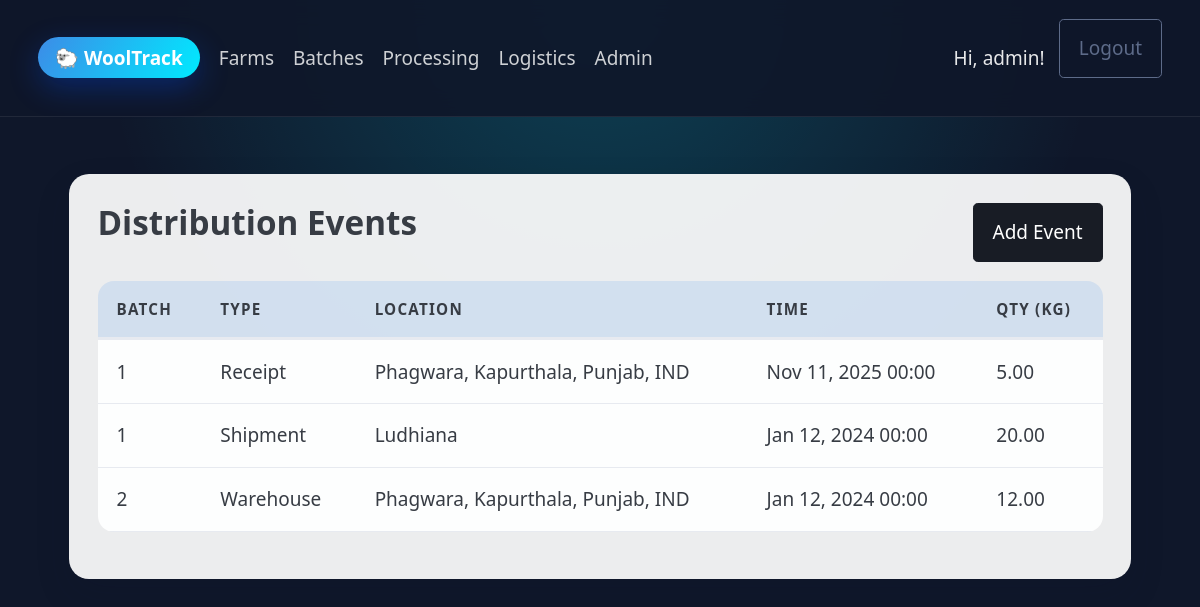
Screenshot of /logistics/ (signed in) with the database file from the repository.
### logistics/models.py (models this page shows, shortened)
class DistributionEvent(models.Model):
    class EventType(models.TextChoices):
        SHIPMENT = "SHIPMENT", "Shipment"
        RECEIPT = "RECEIPT", "Receipt"
        WAREHOUSE = "WAREHOUSE", "Warehouse"
        RETAIL = "RETAIL", "Retail"
    batch = models.ForeignKey("batches.WoolBatch", on_delete=models.CASCADE, related_name="distribution_events")
    event_type = models.CharField(max_length=20, choices=EventType.choices)
    location = models.CharField(max_length=255)
    timestamp = models.DateTimeField()
    quantity_kg = models.DecimalField(max_digits=10, decimal_places=2)
    notes = models.TextField(blank=True)
    class Meta:
        ordering = ["-timestamp"]

### batches/models.py (models this page shows, shortened)
class WoolBatch(models.Model):
    class BatchStatus(models.TextChoices):
        CREATED = "CREATED", "Created"
        IN_PROCESS = "IN_PROCESS", "In Process"
        PROCESSED = "PROCESSED", "Processed"
        DISTRIBUTING = "DISTRIBUTING", "Distributing"
        DELIVERED = "DELIVERED", "Delivered"
    batch_id = models.CharField(max_length=50, unique=True)
    farm = models.ForeignKey("farms.Farm", on_delete=models.CASCADE, related_name="batches")
    shear_date = models.DateField()
    weight_kg = models.DecimalField(max_digits=10, decimal_places=2)
    quality_grade = models.CharField(max_length=50)
    status = models.CharField(max_length=20, choices=BatchStatus.choices, default=BatchStatus.CREATED)
    current_location = models.CharField(max_length=255, blank=True)
    created_at = models.DateTimeField(auto_now_add=True)
    class Meta:
        ordering = ["-created_at"]

### logistics/views.py (the view)
# urls.py: path('', views.event_list, name='event_list'),
@login_required
def event_list(request):
    events = DistributionEvent.objects.select_related("batch").all()
    return render(request, "logistics/event_list.html", {"events": events})

### templates/logistics/event_list.html (shortened to what this page needs)
{% extends 'base.html' %}
{% block content %}
<section class="panel">
  <div class="panel-header">
    <h2>Distribution Events</h2>
    {% if user.is_staff %}
    <a role="button" class="contrast" href="/logistics/new/">Add Event</a>
    {% endif %}
  </div>
  {% if events %}
  <table class="data-table">
    <thead>
      <tr><th>Batch</th><th>Type</th><th>Location</th><th>Time</th><th>Qty (kg)</th></tr>
    </thead>
    <tbody>
      {% for e in events %}
      <tr>
        <td>{{ e.batch.batch_id }}</td>
        <td>{{ e.get_event_type_display }}</td>
        <td>{{ e.location|default:"—" }}</td>
        <td>{{ e.timestamp|date:"M d, Y H:i" }}</td>
        <td>{{ e.quantity_kg }}</td>
      </tr>
      {% endfor %}
    </tbody>
  </table>
  {% else %}
    <div class="empty-state">
      <p>No distribution events yet. Log a shipment to visualize movement.</p>
    </div>
  {% endif %}
</section>
{% endblock %}

### templates/base.html (shortened to what this page needs)
{% load static %}
<!DOCTYPE html>
<html lang="en">
<head>
    <link rel="stylesheet" href="https://cdn.jsdelivr.net/npm/@picocss/pico@2/css/pico.min.css">
    <link rel="stylesheet" href="{% static 'css/app.css' %}">
</head>
<body>
    <nav class="app-nav">
        <div class="nav-brand">
            <a href="/" class="brand-pill">🐑 WoolTrack</a>
        </div>
        <div id="nav-links" class="nav-links">
            <a href="/farms/">Farms</a>
            <a href="/batches/">Batches</a>
            <a href="/processing/">Processing</a>
            <a href="/logistics/">Logistics</a>
            <a href="/admin/" target="_blank" rel="noopener">Admin</a>
        </div>
        <div class="nav-auth">
            {% if user.is_authenticated %}
                <span class="welcome">Hi, {{ user.first_name|default:user.username }}!</span>
                <form method="post" action="{% url 'logout' %}">
                    <button type="submit" class="secondary outline">Logout</button>
                </form>
            {% else %}
                <a href="{% url 'login' %}" class="secondary outline">Log in</a>
                <a href="{% url 'accounts:register' %}" class="contrast">Sign up</a>
            {% endif %}
        </div>
    </nav>
    <main class="page-shell">
        {% block content %}{% endblock %}
    </main>
</body>
</html>

### static/css/app.css (style rules this page uses)
:root { --brand-gradient: linear-gradient(120deg, #3c8ce7, #00eaff); --card-bg: rgba(255, 255, 255, 0.92); }
body { background: radial-gradient(circle at top, rgba(0, 234, 255, 0.2), transparent 50%), #0f172a; min-height: 100vh; color: #0f172a; }
.page-shell { max-width: 1100px; margin: 3rem auto; padding: 0 1rem 3rem; }
.app-nav { display: flex; align-items: center; gap: 1rem; padding: 1rem 2rem; position: sticky; top: 0; z-index: 10; background: rgba(15, 23, 42, 0.9); backdrop-filter: blur(12px); border-bottom: 1px solid rgba(255, 255, 255, 0.08); }
.nav-brand .brand-pill { font-weight: 600; text-decoration: none; color: white; padding: 0.4rem 0.9rem; border-radius: 30px; background-image: var(--brand-gradient); box-shadow: 0 10px 30px rgba(0, 80, 255, 0.3); }
.nav-links { display: flex; gap: 1rem; flex: 1; }
.nav-links a { color: rgba(255, 255, 255, 0.8); text-decoration: none; font-weight: 500; }
.nav-auth { display: flex; align-items: center; gap: 0.75rem; }
.welcome { color: rgba(255, 255, 255, 0.9); font-weight: 500; }
.panel { background: var(--card-bg); padding: 1.5rem; border-radius: 20px; margin-bottom: 1.5rem; box-shadow: 0 15px 35px rgba(15, 23, 42, 0.14); }
.panel-header { display: flex; justify-content: space-between; align-items: center; gap: 1rem; flex-wrap: wrap; margin-bottom: 1rem; }
.data-table { width: 100%; border-collapse: collapse; border-radius: 16px; overflow: hidden; }
.data-table th, .data-table td { padding: 0.9rem 1rem; background: rgba(255, 255, 255, 0.92); }
.data-table thead th { background: rgba(60, 140, 231, 0.15); text-transform: uppercase; font-size: 0.8rem; letter-spacing: 0.08em; }

### rows the page displays
DistributionEvent: batch.batch_id "1", event_type "Receipt", location "Phagwara, Kapurthala, Punjab, IND", timestamp "Nov 11, 2025 00:00", quantity_kg "5.00"
DistributionEvent: batch.batch_id "1", event_type "Shipment", location "Ludhiana", timestamp "Jan 12, 2024 00:00", quantity_kg "20.00"
DistributionEvent: batch.batch_id "2", event_type "Warehouse", location "Phagwara, Kapurthala, Punjab, IND", timestamp "Jan 12, 2024 00:00", quantity_kg "12.00"

### other values shown
{{ user.first_name|default:user.username }} "admin"
